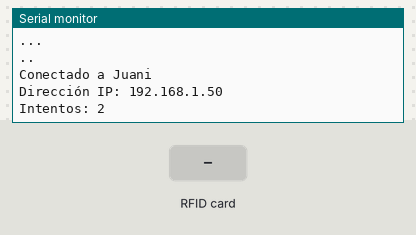
The sketch below on a simulated ESP8266 (NodeMCU). On the bench: the last lines printed to the serial monitor. The test bench sets the inputs (shaded band). WiFi joins after 1.5 s; servers stay silent unless stated.

Above: at 3.2 s.
3.3 s: RFID card 3A 3F 12 B0 held to the reader
At 4.3 s:
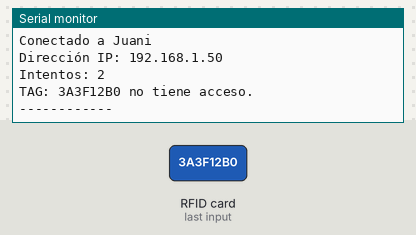
4.8 s: RFID card 83 3A AF A9 held to the reader
At 6.1 s:
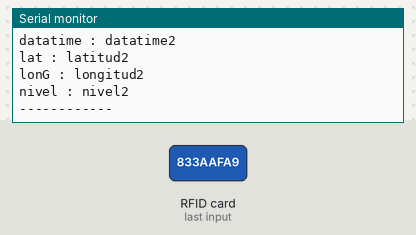

The sketch:

How_To_Interface_ESP8266_and_RC522_Module.ino
```cpp
#include <SPI.h>
#include <MFRC522.h>
#include <ESP8266WiFi.h>

//SPI.
#define SS_PIN 15  //D8 (GPIO 15).
//Resetear el ESP8266.
#define RST_PIN 2  //D3 (GPIO 4).


//Nombre y contraseña de la red WiFi.
const char* ssid     = "Juani";
const char* password = "JIG11111010001";

//Crear un cliente de tipo WiFiClient.
WiFiClient client;

MFRC522 mfrc522(SS_PIN, RST_PIN);

//TAGS RFID.
String card_list[2] = { "3A3F12B0",
                        "833AAFA9" };

//Atributos de los usuarios.
//ID|datatime|latitud|longitud|nivel
String user_info[2][5] =  {{ "I4", "datatime1", "latitu4", "longitu4", "nivel1" },
                           { "ID2", "datatime2", "latitud2", "longitud2", "nivel2" }};

int total_card;
String card_num;

void setup()
{
  digitalWrite(11, LOW);
  Serial.begin(9600);
  connectToWiFi();
  SPI.begin();
  mfrc522.PCD_Init();
  Serial.println();
}

void loop()
{
  if (!mfrc522.PICC_IsNewCardPresent() || !mfrc522.PICC_ReadCardSerial()) {
    return;
  }
  card_num = getCardNumber();

  if (card_num == "833AAFA9")
  {
    showData();
    delay(5000);
    //connectToHost();
  }

  else
  {
    accessDenied();
  }
}

String getCardNumber()
{
  String UID = "";
  for (byte i = 0; i < mfrc522.uid.size; i++) {
    UID += String(mfrc522.uid.uidByte[i] < 0x10 ? "0" : "");
    UID += String(mfrc522.uid.uidByte[i], HEX);
  }
  UID.toUpperCase();
  return UID;
}

void showData()
{
  String ID, datatime, lat, lonG, level;
  boolean user_found = false;
  total_card = sizeof(card_list) / sizeof(card_list[0]);

  for (int i = 0; i < total_card; i++) {
    String check_num = card_list[i];
    if (card_num.equals(check_num)) {
      user_found = true;

      ID = user_info[i][0];
      datatime = user_info[i][1];
      lat = user_info[i][2];
      lonG = user_info[i][3];
      level = user_info[i][4];

      Serial.print("TAG : ");
      Serial.println(card_num);

      Serial.print("ID : ");
      Serial.println(ID);

      Serial.print("datatime : ");
      Serial.println(datatime);

      Serial.print("lat : ");
      Serial.println(lat);

      Serial.print("lonG : ");
      Serial.println(lonG);

      Serial.print("nivel : ");
      Serial.println(level);

      Serial.println("------------");
    }
  }
  if (user_found == false) {
    Serial.print("Card ID : ");
    Serial.print(card_num);
    Serial.println(" have not registered.");
    Serial.println("------------");
  }
  delay(2000);
}

void accessDenied()
{
  Serial.print("TAG: ");
  Serial.print(card_num);
  Serial.println(" no tiene acceso.");
  Serial.println("------------");
  delay(2000);
}

void connectToWiFi()
{
  //Conectarse a la red WiFi.
  Serial.println();
  Serial.println();
  Serial.print("Conectando a la red WiFi: ");
  Serial.println(ssid);

  Serial.println("...");
  WiFi.begin(ssid, password);
  int intentos = 0;
  //El ESP se tratará de conectar a la red WiFi 15 veces
  //siempre y cuando no se haya establecido la conexión.
  while (WiFi.status() != WL_CONNECTED)
  {
    intentos++;
    delay(1000);
    Serial.print(".");
  }
  if (WiFi.status() == WL_CONNECTED)
  {
    Serial.println();
    Serial.print(F("Conectado a "));
    Serial.println(ssid);
    Serial.print("Dirección IP: ");
    Serial.println(WiFi.localIP());
    Serial.print("Intentos: ");
    Serial.println(intentos);
  }
}

void connectToHost()
{
  String ID, datatime, lat, lonG, level;
  Serial.println("Conectando a host");
  while (!client.connect("78.108.218.45", 25244)) {
    delay(1000);
    Serial.print(".");
  }
  Serial.println("Conexión establecida");

  ID       = user_info[1][0];
  datatime = user_info[1][1];
  lat      = user_info[1][2];
  lonG     = user_info[1][3];
  level    = user_info[1][4];

  Serial.println(ID);
  Serial.println(datatime);
  Serial.println(lat);
  Serial.println(lonG);
  Serial.println(level);

  client.println(ID);
  client.println(datatime);
  client.println(lat);
  client.println(lonG);
  client.println(level);
  client.stop();
  delay(2000);
}
```

Measured:
- after the input at 3.3 s, the serial monitor: prints a new line at once (image 1)
- after the input at 4.8 s, the serial monitor: prints a new line after 0.52 s (image 2)
